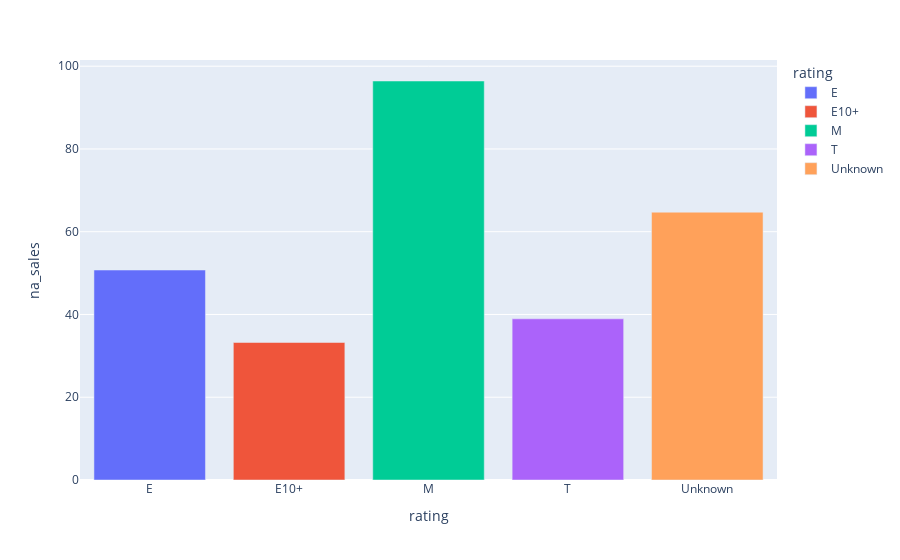

Notebook code cell kept with this figure:
### Markdown cell above
- В Японии очень много игр с неизвестным рейтингом, возможно у них есть свой рейтинг,или рейтинг их не интересует )
- В Японии хорошо продаются игры для подростков

### Code cell
rating_plot('na_sales')

### Figure 1 — Plotly figure (JSON) as saved in the notebook; plotly's stock layout.template omitted (floating-point values rounded to 4 significant figures)
{"data": [{"alignmentgroup": "True", "hovertemplate": "rating=%{x}<br>na_sales=%{y}<extra></extra>", "legendgroup": "E", "marker": {"color": "#636efa", "pattern": {"shape": ""}}, "name": "E", "offsetgroup": "E", "orientation": "v", "showlegend": true, "textposition": "auto", "type": "bar", "x": ["E"], "xaxis": "x", "y": [50.74], "yaxis": "y"}, {"alignmentgroup": "True", "hovertemplate": "rating=%{x}<br>na_sales=%{y}<extra></extra>", "legendgroup": "E10+", "marker": {"color": "#EF553B", "pattern": {"shape": ""}}, "name": "E10+", "offsetgroup": "E10+", "orientation": "v", "showlegend": true, "textposition": "auto", "type": "bar", "x": ["E10+"], "xaxis": "x", "y": [33.23], "yaxis": "y"}, {"alignmentgroup": "True", "hovertemplate": "rating=%{x}<br>na_sales=%{y}<extra></extra>", "legendgroup": "M", "marker": {"color": "#00cc96", "pattern": {"shape": ""}}, "name": "M", "offsetgroup": "M", "orientation": "v", "showlegend": true, "textposition": "auto", "type": "bar", "x": ["M"], "xaxis": "x", "y": [96.42], "yaxis": "y"}, {"alignmentgroup": "True", "hovertemplate": "rating=%{x}<br>na_sales=%{y}<extra></extra>", "legendgroup": "T", "marker": {"color": "#ab63fa", "pattern": {"shape": ""}}, "name": "T", "offsetgroup": "T", "orientation": "v", "showlegend": true, "textposition": "auto", "type": "bar", "x": ["T"], "xaxis": "x", "y": [38.95], "yaxis": "y"}, {"alignmentgroup": "True", "hovertemplate": "rating=%{x}<br>na_sales=%{y}<extra></extra>", "legendgroup": "Unknown", "marker": {"color": "#FFA15A", "pattern": {"shape": ""}}, "name": "Unknown", "offsetgroup": "Unknown", "orientation": "v", "showlegend": true, "textposition": "auto", "type": "bar", "x": ["Unknown"], "xaxis": "x", "y": [64.72], "yaxis": "y"}], "layout": {"barmode": "relative", "legend": {"title": {"text": "rating"}, "tracegroupgap": 0}, "margin": {"t": 60}, "xaxis": {"anchor": "y", "categoryarray": ["E", "E10+", "M", "T", "Unknown"], "categoryorder": "array", "domain": [0, 1], "title": {"text": "rating"}}, "yaxis": {"anchor": "x", "domain": [0, 1], "title": {"text": "na_sales"}}}}
